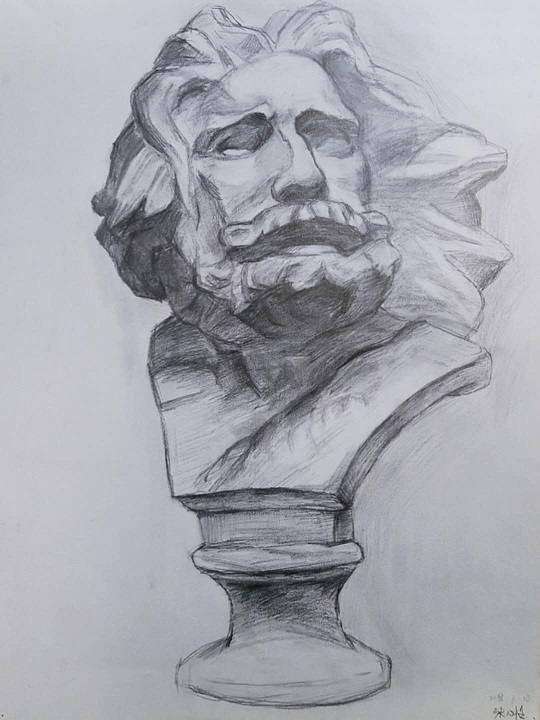
#> input picture chap14/14-2/fliptest.jpg, 540 x 720 px
$ python rotate.py
#> lines starting #> are read from the running program, lines starting #| are printed output that depends on the picture
import cv2
img = cv2.imread('fliptest.jpg')
#> img is the input picture: shape (720, 540, 3); mean B, G, R 175.3, 167.6, 166.3
height, width = img.shape[0:2]
#> height = 720; width = 540
#旋转45度
matrix = cv2.getRotationMatrix2D((width / 2, height / 2), 45, .5)
rotate45 = cv2.warpAffine(img, matrix, (width, height))
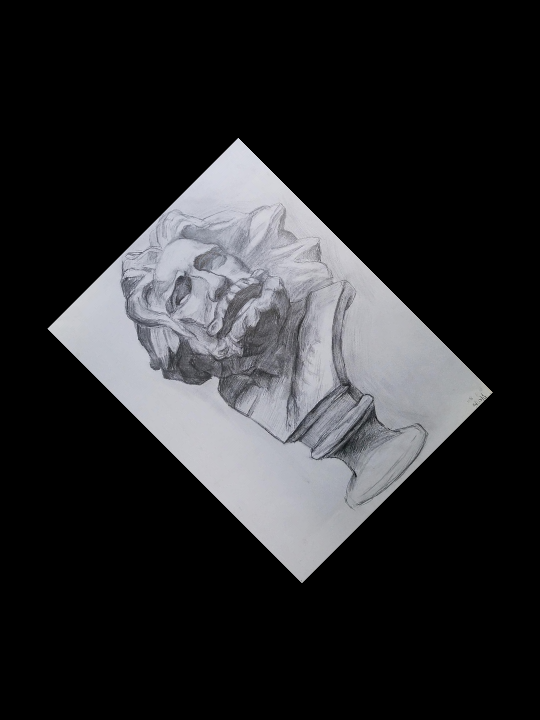
#> rotate45: shape (720, 540, 3); mean B, G, R 43.8, 41.9, 41.6
#旋转-45度
matrix = cv2.getRotationMatrix2D((width / 2, height / 2), -45, 1)
rotate315 = cv2.warpAffine(img, matrix, (width, height))
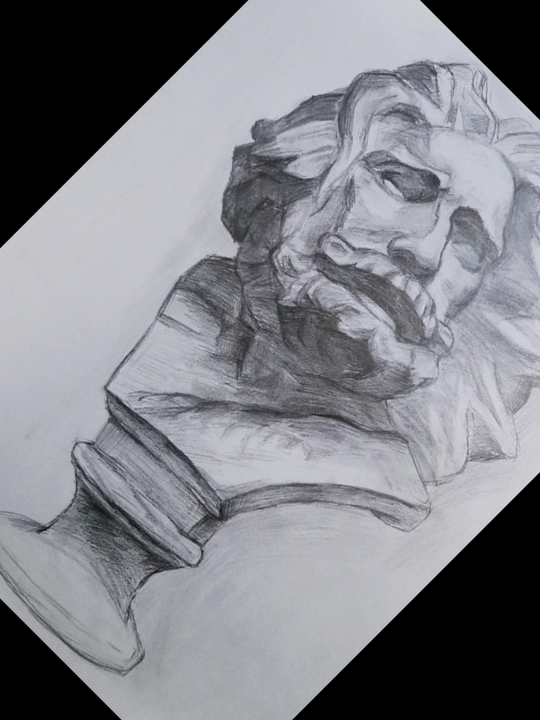
#> rotate315: shape (720, 540, 3); mean B, G, R 136.8, 130.4, 129.2
cv2.imshow('img', img)
cv2.imshow('rotate45', rotate45)
cv2.imshow('rotate315', rotate315)
cv2.waitKey(0)
cv2.destroyAllWindows()
